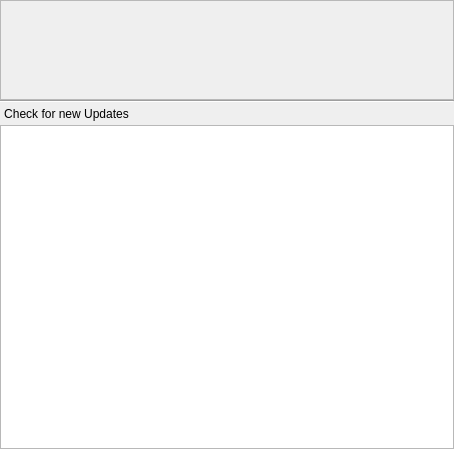
<?xml version="1.0" encoding="UTF-8"?>
<ui version="4.0">
 <class>UpdateKCM</class>
 <widget class="QWidget" name="UpdateKCM">
  <property name="geometry">
   <rect>
    <x>0</x>
    <y>0</y>
    <width>454</width>
    <height>449</height>
   </rect>
  </property>
  <property name="locale">
   <locale language="English" country="UnitedStates"/>
  </property>
  <layout class="QGridLayout" name="gridLayout">
   <property name="verticalSpacing">
    <number>0</number>
   </property>
   <property name="margin">
    <number>0</number>
   </property>
   <item row="4" column="0" colspan="2">
    <widget class="QTreeView" name="packageView">
     <property name="mouseTracking">
      <bool>true</bool>
     </property>
     <property name="contextMenuPolicy">
      <enum>Qt::CustomContextMenu</enum>
     </property>
     <property name="horizontalScrollBarPolicy">
      <enum>Qt::ScrollBarAlwaysOff</enum>
     </property>
     <property name="editTriggers">
      <set>QAbstractItemView::DoubleClicked|QAbstractItemView::EditKeyPressed|QAbstractItemView::SelectedClicked</set>
     </property>
     <property name="showDropIndicator" stdset="0">
      <bool>false</bool>
     </property>
     <property name="alternatingRowColors">
      <bool>true</bool>
     </property>
     <property name="iconSize">
      <size>
       <width>24</width>
       <height>24</height>
      </size>
     </property>
     <property name="verticalScrollMode">
      <enum>QAbstractItemView::ScrollPerPixel</enum>
     </property>
     <property name="rootIsDecorated">
      <bool>false</bool>
     </property>
     <property name="itemsExpandable">
      <bool>false</bool>
     </property>
     <property name="expandsOnDoubleClick">
      <bool>false</bool>
     </property>
    </widget>
   </item>
   <item row="0" column="0" colspan="2">
    <widget class="QScrollArea" name="distroUpgradesSA">
     <property name="maximumSize">
      <size>
       <width>16777215</width>
       <height>100</height>
      </size>
     </property>
     <property name="focusPolicy">
      <enum>Qt::NoFocus</enum>
     </property>
     <property name="frameShadow">
      <enum>QFrame::Sunken</enum>
     </property>
     <property name="widgetResizable">
      <bool>true</bool>
     </property>
     <widget class="QWidget" name="scrollAreaWidgetContents">
      <property name="geometry">
       <rect>
        <x>0</x>
        <y>0</y>
        <width>448</width>
        <height>94</height>
       </rect>
      </property>
      <layout class="QVBoxLayout" name="verticalLayout"/>
     </widget>
    </widget>
   </item>
   <item row="1" column="0" colspan="2">
    <widget class="Line" name="line">
     <property name="orientation">
      <enum>Qt::Horizontal</enum>
     </property>
    </widget>
   </item>
   <item row="5" column="0" colspan="2">
    <widget class="KpkUpdateDetails" name="updateDetails" native="true">
     <property name="maximumSize">
      <size>
       <width>16777215</width>
       <height>0</height>
      </size>
     </property>
    </widget>
   </item>
   <item row="3" column="0">
    <widget class="QPushButton" name="checkUpdatesPB">
     <property name="text">
      <string>Check for new Updates</string>
     </property>
     <property name="flat">
      <bool>true</bool>
     </property>
    </widget>
   </item>
   <item row="3" column="1">
    <spacer name="horizontalSpacer">
     <property name="orientation">
      <enum>Qt::Horizontal</enum>
     </property>
     <property name="sizeHint" stdset="0">
      <size>
       <width>40</width>
       <height>20</height>
      </size>
     </property>
    </spacer>
   </item>
  </layout>
 </widget>
 <customwidgets>
  <customwidget>
   <class>KpkUpdateDetails</class>
   <extends>QWidget</extends>
   <header>KpkUpdateDetails.h</header>
   <container>1</container>
  </customwidget>
 </customwidgets>
 <resources/>
 <connections/>
</ui>
